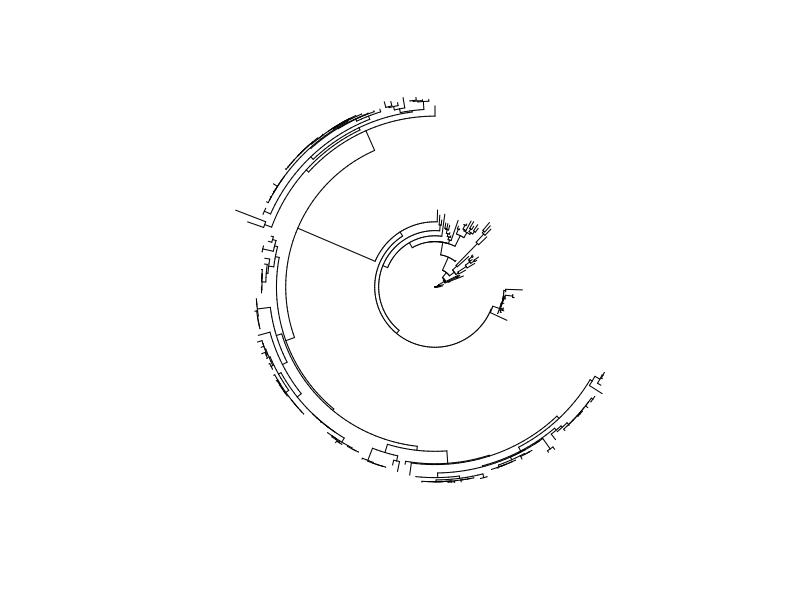

Source code (R):
#!/usr/bin/env Rscript

install.packages("ape")

library(ape)

tree <- ape::read.tree("out_ali.phy_phyml_tree.txt")
Phylplot <- plot(tree, show.tip=F, type="fan") 

Phylplot
